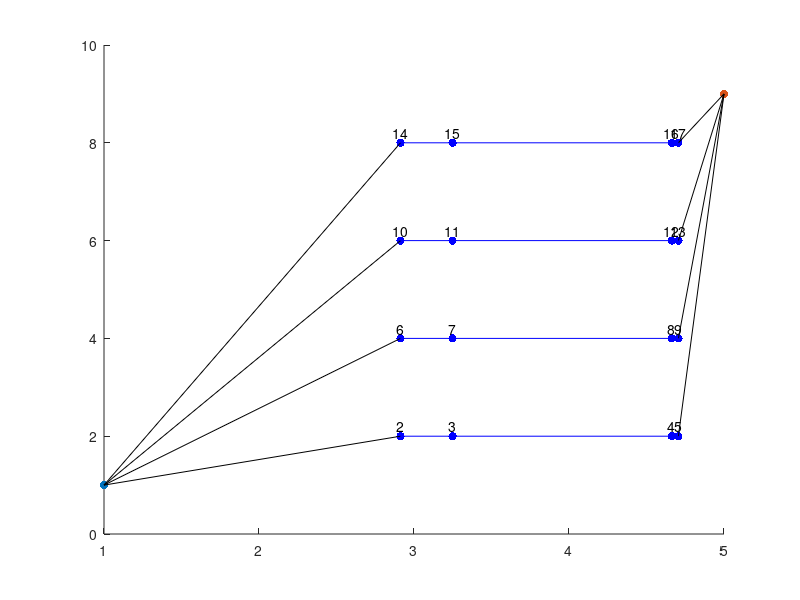

The MATLAB script that drew this image: (Note: this script raises an error after producing the figure.)
clc;
clear all;
close all;
min_value = 1.2;
max_value = 4.8;
num_values = 4;

% Создание чисел с минимальным расстоянием 0.2
step = 0.9;
zet = linspace(min_value, max_value, num_values) + rand(1, num_values) * step + step/2;

%zet= 1.2 + (4.8 - 1.2) * rand(4, 1);
lambda_min = 0.1;
lambda_max = 0.5;
%lambda = (lambda_max - lambda_min) .* rand(num_nodes, 1) + lambda_min;
% Распределение Вейбула
alpha_min = 0.5;
alpha_max = 1;
%alpha = (alpha_max - alpha_min) .* rand(num_nodes, 1) + alpha_min;
beta_min = 0.5;
beta_max = 1;
%beta = (beta_max - beta_min) .* rand(num_nodes, 1) + beta_min;
% Создание сети узлов
num_groups = 4; % Количество групп узлов
nodes_per_group = 4; % Количество узлов в каждой группе
num_nodes = num_groups * nodes_per_group + 2; % Общее количество узлов (включая пункты A и B)
first_node_array = zeros(num_nodes,2);
% Координаты узлов
random_values = 1.2 + (4.8 - 1.2) * rand(4, 1); % Случайная матрица размером 4x1
sorted_random_values = sort(random_values);
x_coords = [1, sorted_random_values', 5]; % Преобразуем матрицу в одномерный массив и добавляем к вектору x_coords
 % X-координаты узлов (A - 1, B - 3, остальные по бокам)
y_coords = [1, linspace(2, 8, num_groups), 9]; % Y-координаты узлов (A и B на одной высоте, остальные равномерно разбиты)

% Создание рисунка
figure;
hold on;
first_node_array(1,:)=[x_coords(1), y_coords(1)];
first_node_array(18,:)=[x_coords(6), y_coords(6)];
scatter(x_coords(1), y_coords(1), 'filled');
scatter(x_coords(6), y_coords(6), 'filled');
offset = 0.2;
z=2;% точки на узлах
for i= 1:num_groups
    for j=1:nodes_per_group
        scatter(x_coords(j+1), y_coords(i+1), 'filled', 'MarkerFaceColor', 'blue');
        text(x_coords(j+1), y_coords(i+1) + offset, num2str(z), 'HorizontalAlignment', 'center', 'VerticalAlignment', 'middle');

        first_node_array(z,:)=[x_coords(j+1), y_coords(i+1)];
        z=z+1;
    end
end
first_node_array(:,3)= (lambda_max - lambda_min) .* rand(num_nodes, 1) + lambda_min;
first_node_array(:,4)= (alpha_max - alpha_min) .* rand(num_nodes, 1) + alpha_min; %форма
first_node_array(:,5)= (beta_max - beta_min) .* rand(num_nodes, 1) + beta_min; %масштаб
% Создание массива с координатами узлов
node_coordinates = [x_coords; y_coords]';
z=2;% Соединение узлов с пунктом A и В
for group = 1:num_groups
    start_node = 2 + (group - 1);
    end_node = start_node + nodes_per_group - 1;
    for i = start_node:start_node+nodes_per_group-1
        if i == start_node % Если это первый элемент группы
           plot([x_coords(1), x_coords(2)], [y_coords(1), y_coords(i)], 'k'); % Соединяем узлы с пунктом 
        end
        if i == end_node % Если это последний элемент групп
            plot([x_coords(6), x_coords(5)], [y_coords(end), y_coords(z)], 'k'); % Соединяем узел с пунктом B
            z=z+1;
        end
    end
end
z=2;% связи между группами
for group = 1:num_groups
       j=2;
    start_node = 2 + (group - 1) ;
    end_node = start_node + nodes_per_group - 1;
    for i = start_node:end_node-1
            plot([x_coords(j), x_coords(j+1)], [y_coords(z), y_coords(z)], 'b-'); % Соединяем узлы внутри группы пунктирными линиями 
    j=j+1;
    end
    z=z+1;
end
dele=[1,2;1,6;1,10;1,14;2,3;3,4;4,5;6,7;7,8;8,9;10,11;11,12;12,13;14,15;15,16;16,17;5,18;9,18;13,18;17,18];
ires = randi([1, 4]);
%ires=4;
erwq=21;
[res1,res2]=fonovi(first_node_array,ires);%фоновые потоки
for i=1:ires
x1 = res1(i,1);
y1 = res1(i,2);
x2 = res2(i,1);
y2 = res2(i,2);

dele(erwq,1)=res1(i,6);
dele(erwq,2)=res2(i,6);
erwq=erwq+1;
% Решаем систему уравнений для нахождения коэффициентов параболы
A = [x1^2 x1 1; x2^2 x2 1];
b = [y1; y2];
coefficients = A\b;
if coefficients(2,1) == 0 && coefficients(3,1) == 0
    plot([res1(i,1),res2(i,1)], [res1(i,2),res2(i,2)], 'r');
else
% Создаем параболу
x = linspace(x1, x2, 100); % Генерируем значения x для параболы
y = coefficients(1)*x.^2 + coefficients(2)*x + coefficients(3);
plot(x, y, 'r');
end
end


% Время работы системы (может быть любым значением)
time = 100; 
zert=zeros(num_nodes,1);
% Экспоненциальное распределение
prob_exp = prod(exp(-first_node_array(2:17,3) )); %функция надежности (вероятность безотказной работы)
 system_prob = 1 - prod(1 - first_node_array(2:17,3));
 
     
     zert(2:17)=(1 - first_node_array(2:17,3));
disp([' '])
disp(['Вероятность работы системы (экспоненциальное распределение): ', num2str(system_prob)]);
% Вывод результатов
disp([' '])
disp(['Вероятность работы системы (вероятность отказа работы) (экспоненциальное распределение): ', num2str(prob_exp)]);
% Расчет вероятности работы каждого узла
disp([' '])
j=0;
for i=2:17
    j=j+1;
node= exp(-(first_node_array(i,5)*time).^first_node_array(i,4));
node_probs(j,:)=node;
end
% Расчет вероятности работы системы
system_prob = prod(node_probs);
disp(['Вероятность работы системы (вероятность отказа работы) (распределение Вейбула): ', num2str(system_prob)]);
disp([' '])
disp(['Вероятность работы системы (распределение Вейбула): ', num2str(1-system_prob)]);
disp([' '])
xite=ferra(first_node_array,num_nodes,res1,res2,dele,ires);
[lognormal, puason]=erta(num_nodes);
% Настройка графика
xlim([0.5, 6]);
ylim([0.5, 10]);
axis equal;
title('Графическое представление сети узлов');
xlabel('X');
ylabel('Y');
grid on;
hold off;
[wes1,wes2] = dijkstrare(dele,num_nodes,lognormal,puason,zert);%дийкстра

disp('«Кратчайшая стоимость»');
disp(num2str(wes2));
yre=size(wes1);
%второй график для пути
figure('Position',[0,0,800,600]);
xlim([1, 6]);
ylim([1, 10]);
hold on;

scatter(x_coords(1), y_coords(1), 'filled');
scatter(x_coords(6), y_coords(6), 'filled');
z=2;
for i= 1:num_groups
    for j=1:nodes_per_group
        scatter(x_coords(j+1), y_coords(i+1), 'filled', 'MarkerFaceColor', 'blue');
        text(x_coords(j+1), y_coords(i+1) + offset, num2str(z), 'HorizontalAlignment', 'center', 'VerticalAlignment', 'middle');

         z=z+1;
    end
end
node_coordinates = [x_coords; y_coords]';
z=2;% Соединение узлов с пунктом A и В
for group = 1:num_groups
    start_node = 2 + (group - 1);
    end_node = start_node + nodes_per_group - 1;
    for i = start_node:start_node+nodes_per_group-1
        if i == start_node % Если это первый элемент группы
           plot([x_coords(1), x_coords(2)], [y_coords(1), y_coords(i)], 'k'); % Соединяем узлы с пунктом 
        end
        if i == end_node % Если это последний элемент групп
            plot([x_coords(6), x_coords(5)], [y_coords(end), y_coords(z)], 'k'); % Соединяем узел с пунктом B
            z=z+1;
        end
    end
end
z=2;% связи между группами
for group = 1:num_groups
       j=2;
    start_node = 2 + (group - 1) ;
    end_node = start_node + nodes_per_group - 1;
    for i = start_node:end_node-1
            plot([x_coords(j), x_coords(j+1)], [y_coords(z), y_coords(z)], 'b-'); % Соединяем узлы внутри группы пунктирными линиями 
    j=j+1;
    end
    z=z+1;
end
for i=1:ires
x1 = res1(i,1);
y1 = res1(i,2);
x2 = res2(i,1);
y2 = res2(i,2);

% Решаем систему уравнений для нахождения коэффициентов параболы
A = [x1^2 x1 1; x2^2 x2 1];
b = [y1; y2];
coefficients = A\b;
if coefficients(2,1) == 0 && coefficients(3,1) == 0
    plot([res1(i,1),res2(i,1)], [res1(i,2),res2(i,2)], 'g');
else
% Создаем параболу
x = linspace(x1, x2, 100); % Генерируем значения x для параболы
y = coefficients(1)*x.^2 + coefficients(2)*x + coefficients(3);
plot(x, y, 'g');
end
end
for i=1:yre(2)
scatter(first_node_array(wes1(i),1), first_node_array(wes1(i),2), 'filled', 'MarkerFaceColor', 'red');       
end


title('Графическое представление сети узлов');
xlabel('X');
ylabel('Y');
grid on;
zoom on;
hold off;
cc=yre(2)-1;
lopa=0;
pupa=0;
for i=2:cc
popa=lognormal(wes1(1,i),1);
papa=puason(wes1(1,i),1);
lopa=lopa+popa;
pupa=pupa+papa;
end
disp([' '])
disp(['Вывод времени обработки фона на пути log ',num2str(lopa),' Puason ',num2str(pupa)])
disp([' '])
mu = 2; % Среднее значение логарифма
sigma = 0.5; % Стандартное отклонение логарифма
mu_stream = 3; % Среднее значение логарифма
sigma_stream = 0.7; % Стандартное отклонение логарифма
lambda = 5; % параметр распределения Пуассона
z=0;
for i=2:cc
    z=z+1;
poisson_random1(z,1) = poissrnd(lambda);
log_random1(z,1) = lognrnd(mu_stream, sigma_stream);
packet_log_random(z,:) = lognrnd(mu, sigma, 1, 7);
packet_poisson_random(z,:) = poissrnd(lambda,1,7);
end
anspu=sum(poisson_random1);
anslo=sum(log_random1);
anslopa=sum(packet_log_random(:));
anspupa=sum(packet_poisson_random(:));
disp([' '])
disp(['Временя обработки пакетов одиночек на пути log ',num2str(anslo),' дейтаграммой ',num2str(anslopa)])
disp([' '])
disp(['Временя обработки пакетов одиночек на пути puason ',num2str(anspu),' дейтаграммой ',num2str(anspupa)])
disp([' '])
anspu=anspu+pupa;
anspupa=anspupa+pupa;
anslo=anslo+lopa;
anslopa=anslopa+lopa;
disp([' '])
disp(['Итоговое время обработки пакетов одиночек на пути log ',num2str(anslo),' дейтаграммой ',num2str(anslopa)])
disp([' '])
disp(['Итоговое время пакетов одиночек на пути puason ',num2str(anspu),' дейтаграммой ',num2str(anspupa)])